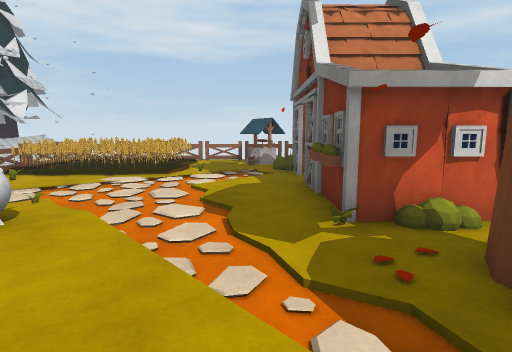
view 1 (above)

24 first-person views from a walk through a scene from a Unity 3-D project. The camera is 1.2 m above the floor, tilts 8° down and sees 80° across. The floor is counted in squares, 1 m on a side. Each view is taken from the middle of a square. On the plan, view 1 faces up. The plan holds only what a view shows up to about 13 squares ahead; the rest is blank. The place goes on beyond the plan. The player is left out. Surface patterns are stand-ins for the level's own textures.

view 2
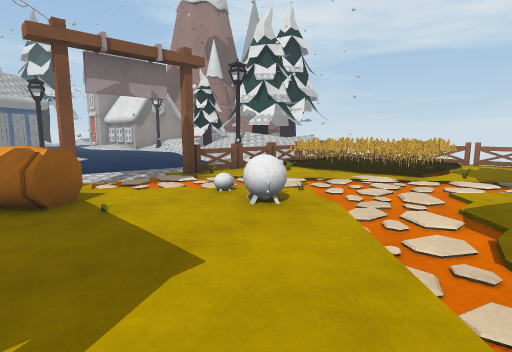

view 3
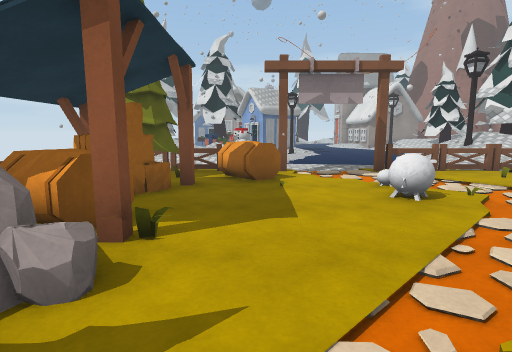

view 4
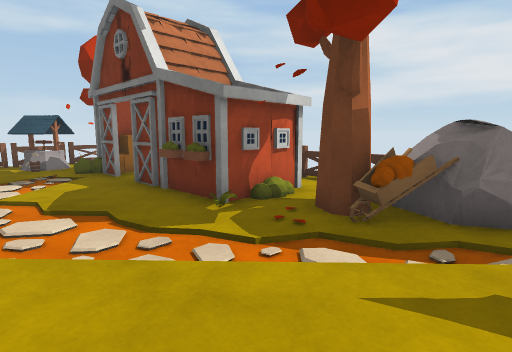

view 5
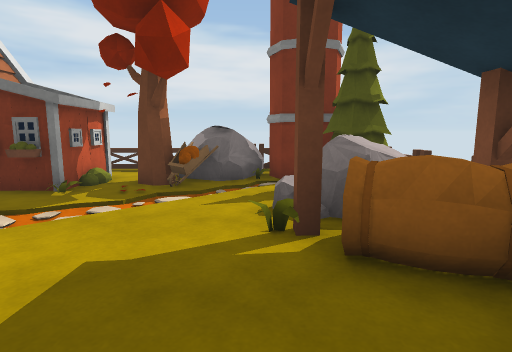

view 6
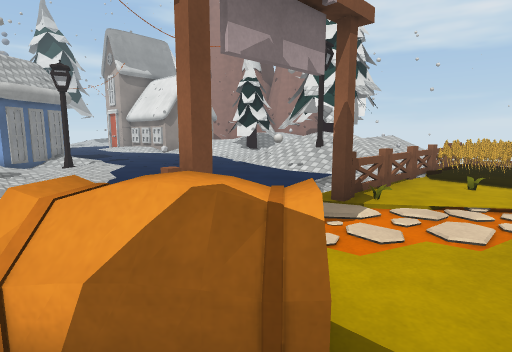

view 7
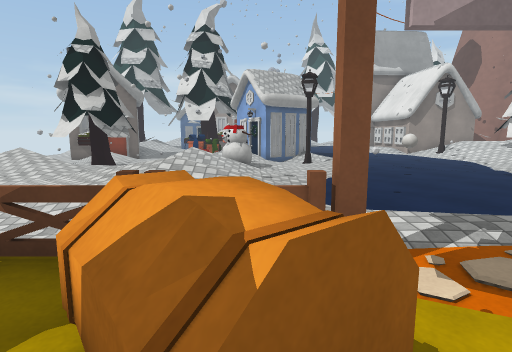

view 8
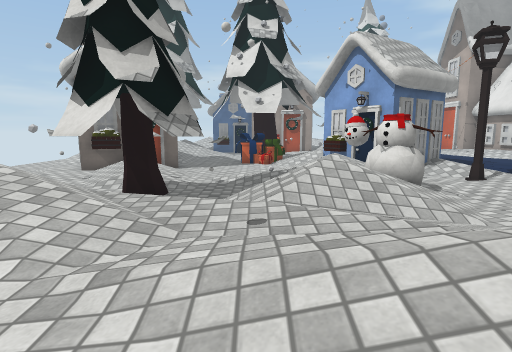

view 9
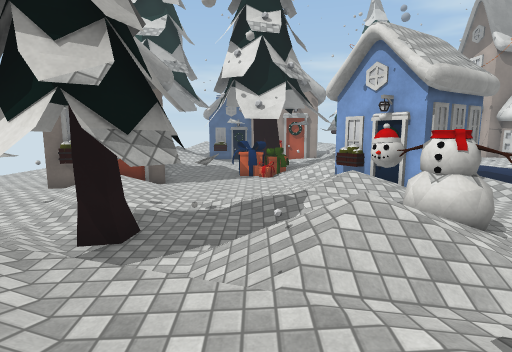

view 10
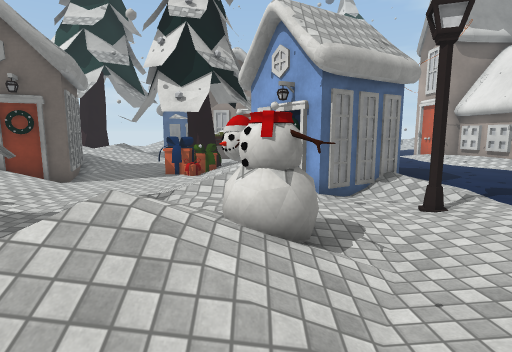

view 11
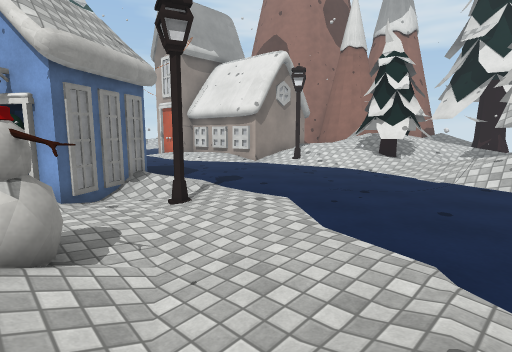

view 12
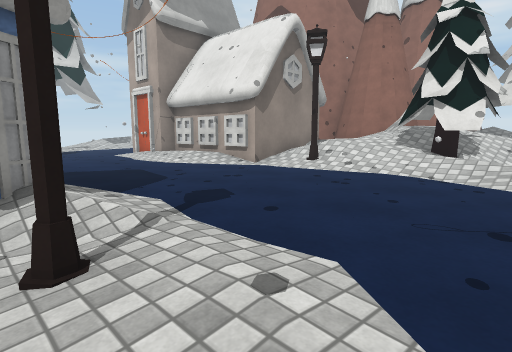

view 13
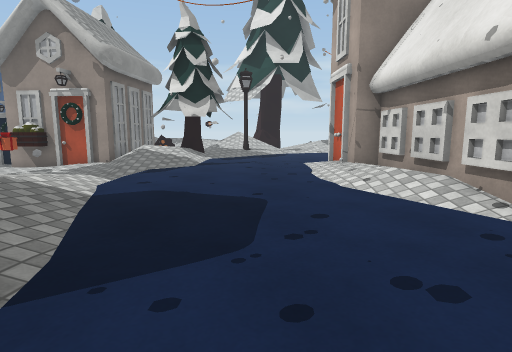

view 14
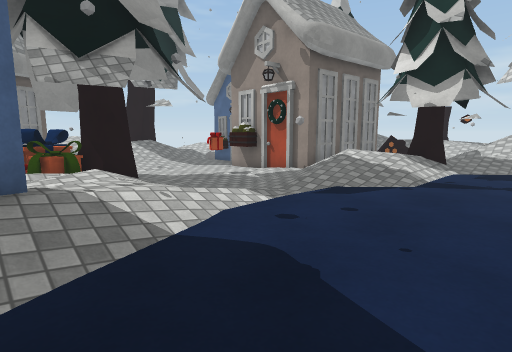

view 15
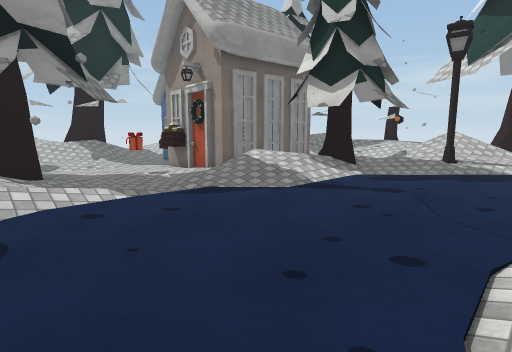

view 16
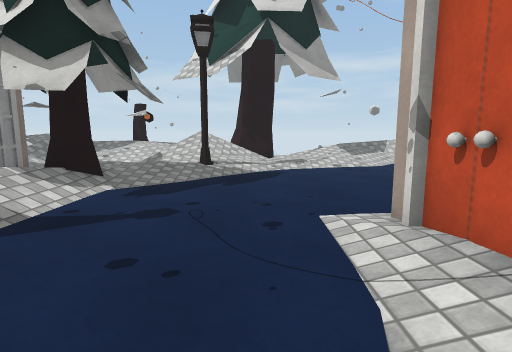

view 17
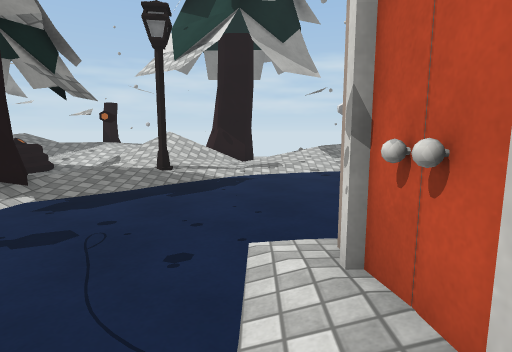

view 18
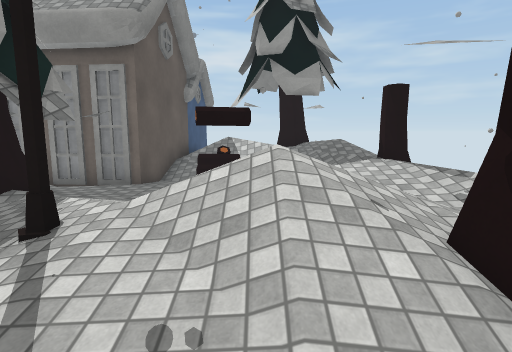

view 19
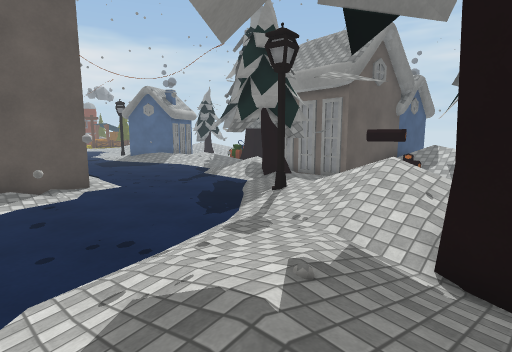

view 20
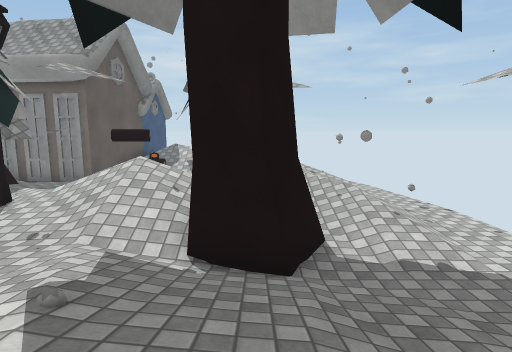

view 21
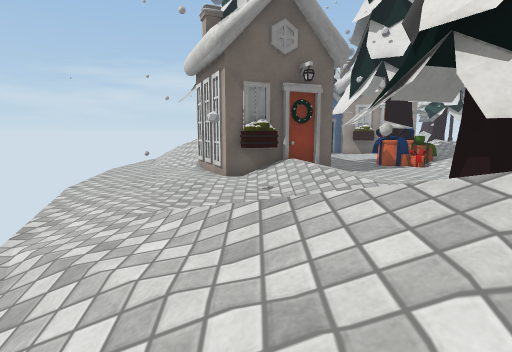

view 22
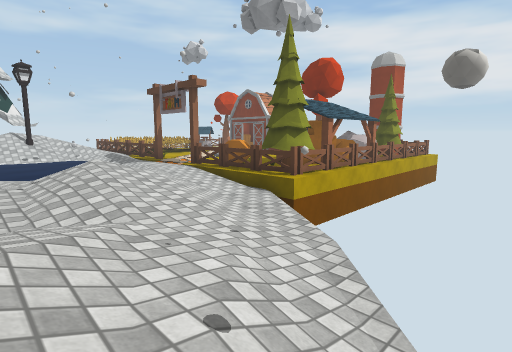

view 23
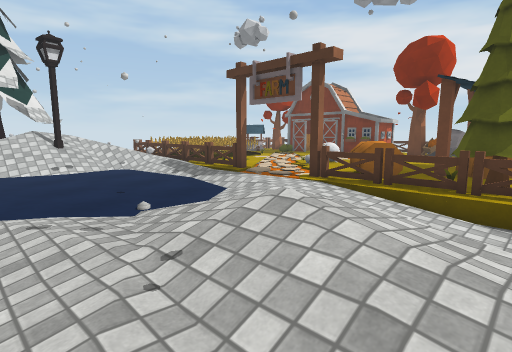

view 24
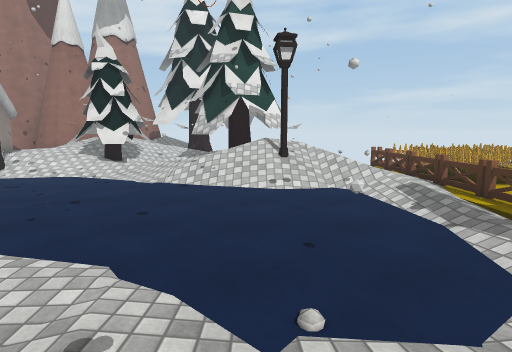

### Floor plan
Key: @ floor where view 1 was taken; # wall or solid block; . main floor; : floor 0.25 m higher than the main floor; - floor 0.25 m lower than the main floor; + floor 0.5 m higher than the main floor; * floor 0.75 m higher than the main floor; % floor 1 m higher than the main floor; & floor 1.25 m higher than the main floor; / step, stairs or slope; = window, fence, low wall or low ledge; ^ raised ledge; T thing the floor can be seen under or through; O other object.
Columns run from 45 left of view 1 to 5 right of it. Each row starts with its distance up from view 1.
 13  / /.....           #*%/###+  *### */##====:##^OO
 12    //...#..:#       #/O////:/*###=///##====::O:OO
 11 /+ ++/...#..#  ######.......:////O//+##^=^=::::
 10 /:/+::......####+//.......#...//////+##^=^=+::##
  9 -///::.............................#+:=====:::#:
  8 ###//:/.............................+=:::::::::
  7  ##/////............................+=::::::::#
  6  /////+O:...........................:=::::::::#
  5  :  //:##:.......#..................:#::::::::#  #
  4  +*//#/:##/#//......//O//O.......#..::::O==:::#####
  3 /*+//...:  */:..////OO O............:::::::::: OO:#
  2 #/*+//...   //...:++O  O...-...:...::#:::::::::O#^
  1  //::=.OOOOO..-#.:++  OO/.../..:/::::=^^::::::::^^
  0 /// .: O   OO---.:++/OO/ :#///.://:/.#==:::::@::###
 -1 // ///+O   OO#--..::/. /+:////:://+/.=####:=#=  #
 -2  &/%%=/O   OO#--###=-. /:// //::*///-=#######&###
 -3   ##/# O   O---- ###----./-///:/+:/--##    ## ##
 -4                -- #-----.-#TT/::::/-
 -5                .- ----------T:/:::.
 -6                   ----/..TTTT/*/:.-
 -7                   .OOO/::/-TT//:/#
 -8                  OO  O#//-# ////-
 -9                   O   O---  +///
-10                      OO.#--/://
-11                    OO-..--...
-12                   /------.--
-13                   /------
-14                   ---

Positions as (right, up) in squares from view 1, and headings:
1: (0, 0), facing up
2: (0, 0), facing up-left
3: (2, 1), facing left
4: (-2, 0), facing up-right
5: (-5, 0), facing right
6: (-5, 0), facing up-left
7: (-5, 1), facing left
8: (-11, -3), facing left
9: (-13, -3), facing left
10: (-14, 0), facing left
11: (-14, 0), facing up-left
12: (-17, 3), facing up-left
13: (-21, 7), facing left
14: (-25, 7), facing down-left
15: (-27, 9), facing down-left
16: (-29, 8), facing left
17: (-30, 9), facing left
18: (-41, 10), facing down
19: (-44, 13), facing down-right
20: (-44, 13), facing down
21: (-14, -9), facing left
22: (-15, -9), facing up-right
23: (-15, -3), facing up-right
24: (-13, 0), facing up
